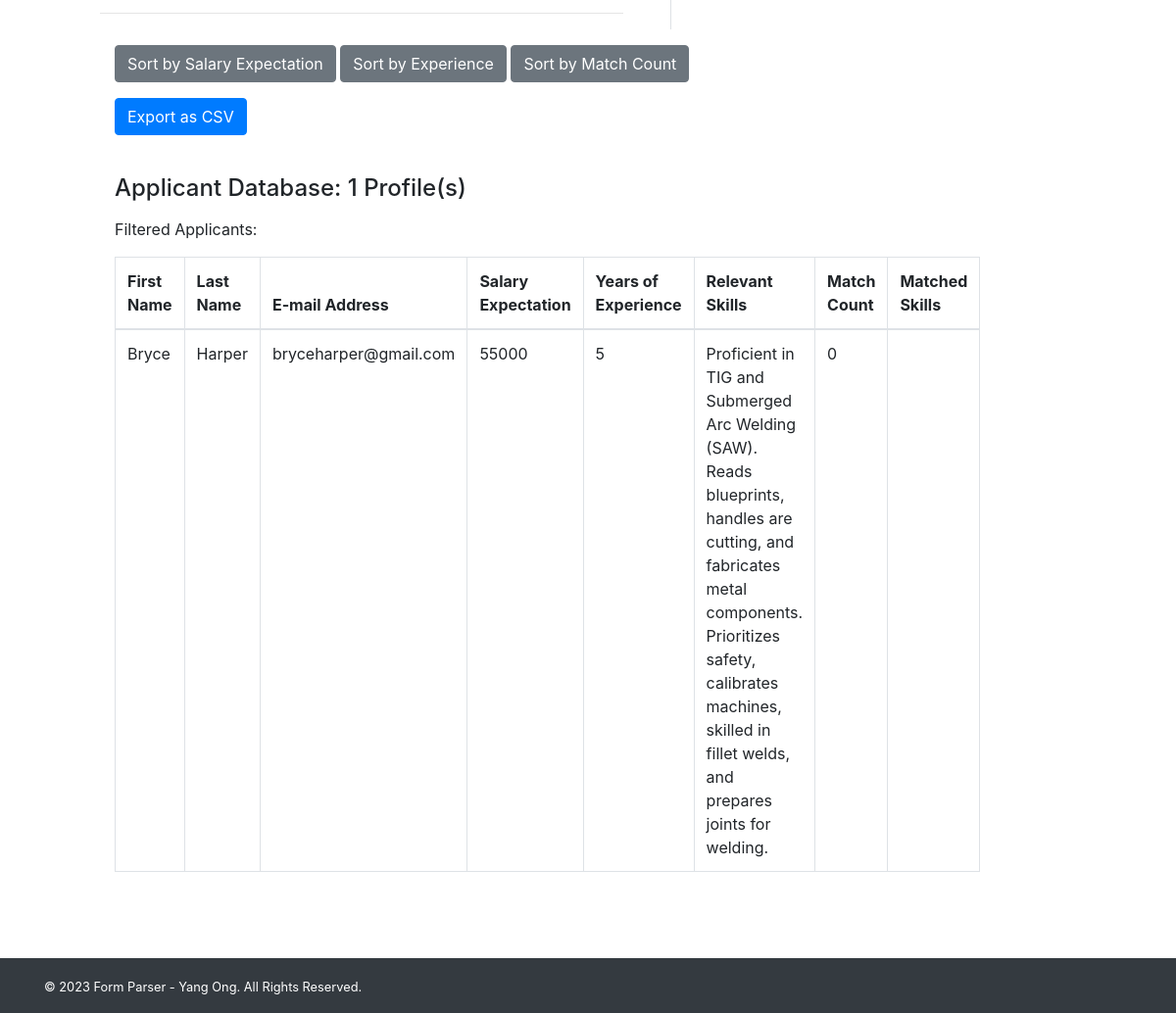
Before: / (lower part) with the older database file.
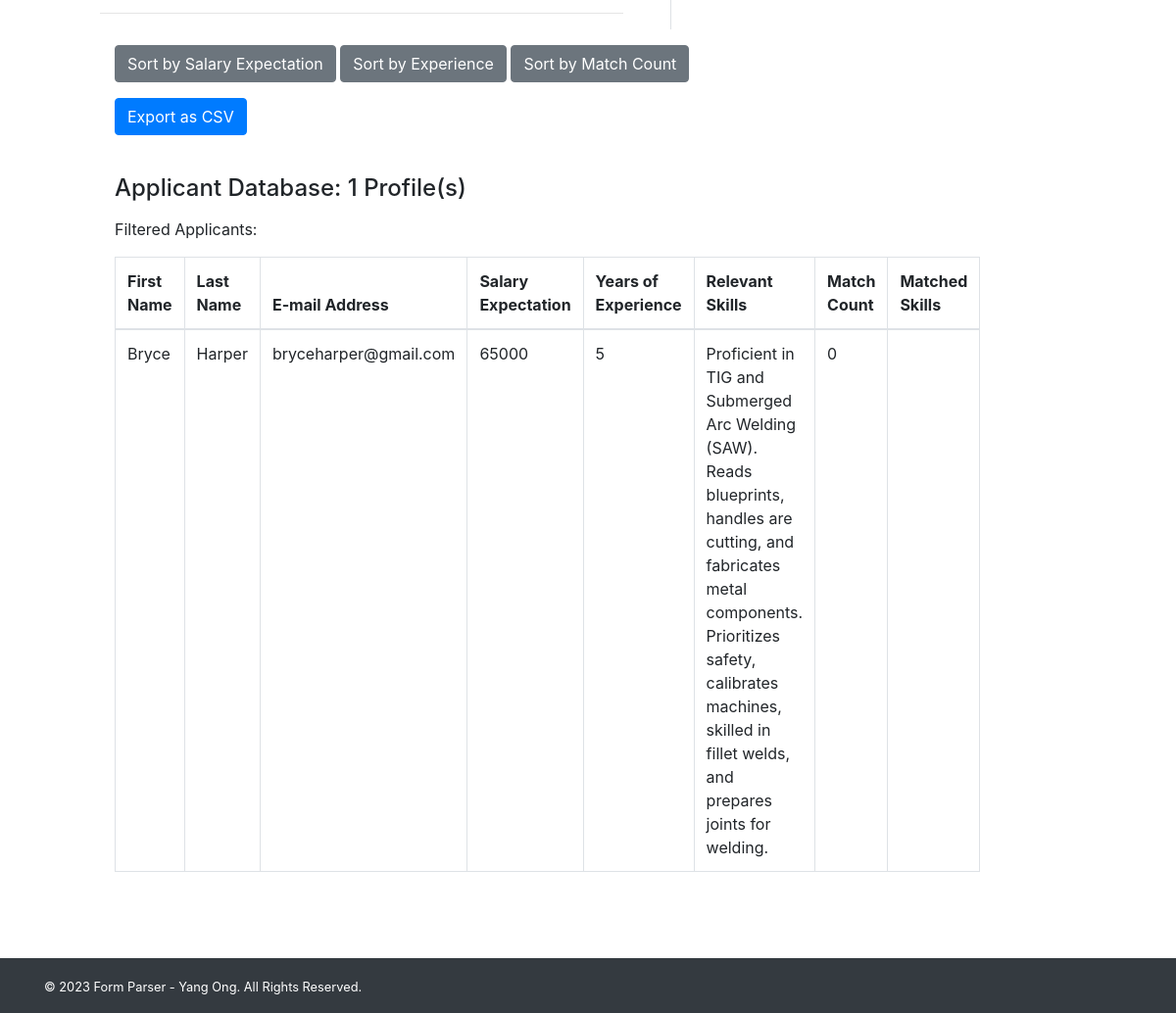
After: the same page with the newer database file.
### tables this page shows
CREATE TABLE "ApplicationData" (
	"id"	INTEGER,
	"first_name"	TEXT,
	"last_name"	TEXT,
	"mi"	TEXT,
	"date"	DATE,
	"street_address"	TEXT,
	"apartmentunit"	TEXT,
	"city"	TEXT,
	"state"	TEXT,
	"zip_code"	INTEGER,
	"phone"	TEXT,
	"email_address"	TEXT,
	"jobs_youre_applying_for"	TEXT,
	"job_title"	INTEGER,
	"years_of_experience"	INTEGER,
	"desired_salaryrate"	REAL,
	"earliest_date_available"	DATE,
	"your_relevant_skills"	TEXT,
	PRIMARY KEY("id")
);

### app.py (the view)
@app.route("/", methods=["GET", "POST"])
def index():
    job_data['yearsOfExperience'] = 0
    job_data['salary'] = 0
    job_data['keyWords'] = 'none'
    conn = sqlite3.connect('applications.db')
    cursor = conn.cursor()
    cursor.execute('SELECT first_name, last_name, email_address, desired_salaryrate, years_of_experience, your_relevant_skills FROM ApplicationData')
    rows = cursor.fetchall()
    conn.close()
    data = []
    for row in rows:
        data.append({
            "first_name": row[0],
            "last_name": row[1],
            "email_address": row[2],
            "desired_salaryrate": int(row[3]),
            "years_of_experience": row[4],
            "your_relevant_skills": row[5],
            "match_count": 0,
            "matched_skills": ""
        })
    flash_message = None
    flashed_messages = get_flashed_messages()
    if flashed_messages:
        flash_message = flashed_messages[0]
    return render_template("index.html", job_data=job_data, table_data=data, flash_message=flash_message)

### templates/index.html (shortened to what this page needs)
{% extends "layout.html" %}
{% block content %}
<div class="container-fluid padded">
    <div class="row">
        <div class="col-md-3.2 border-right pr-5">
            <hr>
        </div>
        <div class="col-md-8">
            <div>
                <button id="sortSalaryBtn" type="button" class="btn btn-secondary mt-3">
                    Sort by Salary Expectation
                </button>
                <button id="sortExperienceBtn" type="button" class="btn btn-secondary mt-3">
                    Sort by Experience
                </button>
                <button id="sortBtn" type="button" class="btn btn-secondary mt-3">
                    Sort by Match Count
                </button>
                <button id="exportCSV" type="button" class="btn btn-primary mt-3" onclick="window.location.href='/export'">
                    Export as CSV
                </button>
                <div id="dataTableContainer" style="margin-top: 40px; margin-bottom: 40px;">
                    <h4 style="margin-bottom: 15px;">Applicant Database: {{ table_data|length }} Profile(s)</h4>
                    <p>Filtered Applicants: {{ filtered_count }}</p>
                    <table class="table table-bordered" id="extractedDataTable">
                        <thead>
                            <tr>
                                <th>First Name</th>
                                <th>Last Name</th>
                                <th>E-mail Address</th>
                                <th>Salary Expectation</th>
                                <th>Years of Experience</th>
                                <th>Relevant Skills</th>
                                <th>Match Count</th>
                                <th>Matched Skills</th>
                            </tr>
                        </thead>
                        <tbody>
                            {% for row in table_data %}
                            {% if ('yearsOfExperience' not in request.form or row.years_of_experience >= request.form['yearsOfExperience']|int) and ('salary' not in request.form or row.desired_salaryrate <= request.form['salary']|int) %}
                                <tr>
                                    <td>{{ row.first_name }}</td>
                                    <td>{{ row.last_name }}</td>
                                    <td>{{ row.email_address }}</td>
                                    <td>{{ row.desired_salaryrate }}</td>
                                    <td>{{ row.years_of_experience }}</td>
                                    <td>{{ row.your_relevant_skills }}</td>
                                    <td>{{ row.match_count }}</td>
                                    <td>{{ row.matched_skills }}</td>
                                </tr>
                            {% endif %}
                        {% endfor %}
                        </tbody>
                    </table>
                </div>
            </div>
        </div>
    </div>
</div>
{% endblock %}

### templates/layout.html (shortened to what this page needs)
<!DOCTYPE html>
<html lang="en">
<head>
    <link href="https://maxcdn.bootstrapcdn.com/bootstrap/4.5.2/css/bootstrap.min.css" rel="stylesheet">
</head>
<body>
    <div class="container-fluid mt-5 padded">
        {% block content %}{% endblock %}
    </div>
    <footer class="mt-5 py-3 bg-dark text-white">
        <div class="container">
            <small>&copy; 2023 Form Parser - Yang Ong. All Rights Reserved.</small>
        </div>
    </footer>
</body>
</html>

### templates/layout.html (style rules this page uses)
.container-fluid.padded { padding-left: 5%; padding-right: 0%; }

Changed rows visible on the page:
changed ApplicationData "Bryce": desired_salaryrate "55000" → "65000"
